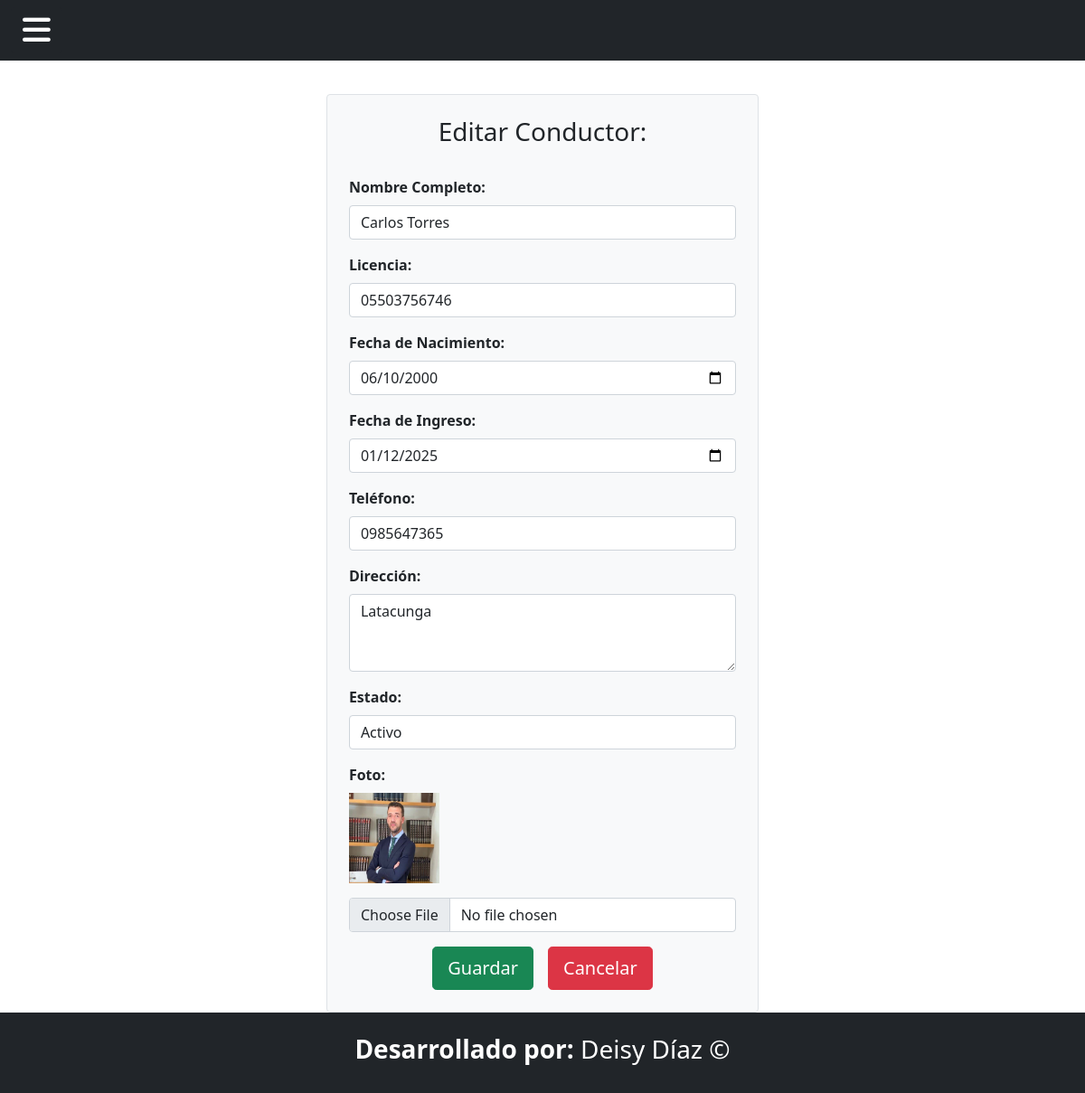
The app's page /Conductor/editar_conductor/1/ with its own data.
### Aplicaciones/Transportes/models.py (models this page shows, shortened)
class Conductor(models.Model):
    ESTADOS = [
        ('Activo', 'Activo'),
        ('Suspendido', 'Suspendido'),
        ('Retirado', 'Retirado'),
    ]
    id=models.AutoField(primary_key=True)
    nombre = models.CharField(max_length=100)
    licencia = models.CharField(max_length=50, unique=True)
    fecha_nacimiento = models.DateField()
    telefono = models.CharField(max_length=15, blank=True)
    direccion = models.CharField(max_length=255, blank=True)
    fecha_ingreso = models.DateField()
    estado = models.CharField(max_length=20, choices=ESTADOS, default='Activo')
    foto = models.ImageField(upload_to='conductores/', blank=True, null=True)

### Aplicaciones/Transportes/views.py (the view)
# urls.py: path('Conductor/editar_conductor/<int:conductor_id>/', views.editar_conductor, name='editar_conductor'),
def editar_conductor(request, conductor_id):
    conductor = get_object_or_404(Conductor, id=conductor_id)
    if request.method == "POST":
        return procesarEdicionConductor(request, conductor)
    return render(request, 'Conductor/editar_conductor.html', {'conductor': conductor})

### Aplicaciones/Transportes/context_processors.py (called while the page is built)
def rol_usuario(request):
    if request.user.is_authenticated and hasattr(request.user, 'perfilusuario'):
        return {'rol_usuario': request.user.perfilusuario.rol}
    return {'rol_usuario': None}

### Aplicaciones/Transportes/templates/Conductor/editar_conductor.html (shortened to what this page needs)
{% extends "plantilla.html" %}
{% block contenido %}
<div class="container mt-5" style="max-width: 90%;">
    <div class="row justify-content-center">
        <div class="col-md-6">
            <form action="{% url 'editar_conductor' conductor.id %}" method="post" enctype="multipart/form-data" class="p-4 border rounded bg-light">
                <h3 class="text-center">Editar Conductor:</h3>
                <br>
                <div class="mb-3">
                    <label for="txt_nombre" class="form-label"><b>Nombre Completo:</b></label>
                    <input type="text" class="form-control" name="txt_nombre" id="txt_nombre" value="{{ conductor.nombre }}" placeholder="Ingrese el nombre completo">
                </div>
                <div class="mb-3">
                    <label for="txt_licencia" class="form-label"><b>Licencia:</b></label>
                    <input type="text" class="form-control" name="txt_licencia" id="txt_licencia" value="{{ conductor.licencia }}" placeholder="Ingrese la licencia">
                </div>
                <div class="mb-3">
                    <label for="txt_fecha_nacimiento" class="form-label"><b>Fecha de Nacimiento:</b></label>
                    <input type="date" class="form-control" name="txt_fecha_nacimiento" id="txt_fecha_nacimiento" value="{{ conductor.fecha_nacimiento|date:'Y-m-d' }}">
                </div>
                <div class="mb-3">
                    <label for="txt_fecha_ingreso" class="form-label"><b>Fecha de Ingreso:</b></label>
                    <input type="date" class="form-control" name="txt_fecha_ingreso" id="txt_fecha_ingreso" value="{{ conductor.fecha_ingreso|date:'Y-m-d' }}">
                </div>
                <div class="mb-3">
                    <label for="txt_telefono" class="form-label"><b>Teléfono:</b></label>
                    <input type="text" class="form-control" name="txt_telefono" id="txt_telefono" value="{{ conductor.telefono }}" placeholder="Ingrese el número de teléfono">
                </div>
                <div class="mb-3">
                    <label for="txt_direccion" class="form-label"><b>Dirección:</b></label>
                    <textarea class="form-control" name="txt_direccion" id="txt_direccion" rows="3" placeholder="Ingrese la dirección">{{ conductor.direccion }}</textarea>
                </div>
                <div class="mb-3">
                    <label for="txt_estado" class="form-label"><b>Estado:</b></label>
                    <select class="form-control" name="txt_estado" id="txt_estado">
                        <option value="Activo" {% if conductor.estado == 'Activo' %}selected{% endif %}>Activo</option>
                    </select>
                </div>
                <div class="mb-3">
                    <label for="txt_foto" class="form-label"><b>Foto:</b></label>
                    {% if conductor.foto %}
                        <div>
                            <img src="{{ conductor.foto.url }}" alt="Foto del conductor" width="100" height="100" class="mb-3">
                        </div>
                    {% endif %}
                    <input type="file" class="form-control" name="txt_foto" id="txt_foto" accept="image/*">
                </div>
                <div class="d-flex justify-content-center">
                    <button type="submit" class="btn btn-success btn-lg mx-2">Guardar</button>
                    <a href="{% url 'listado_conductor' %}" class="btn btn-danger btn-lg mx-2">Cancelar</a>
                </div>
            </form>
        </div>
    </div>
</div>
{% endblock %}

### Aplicaciones/Transportes/templates/plantilla.html (style rules this page uses)
body { padding-top: 56px; }

### records on screen
Conductor: txt_nombre "Carlos Torres", txt_licencia "05503756746", txt_fecha_nacimiento "06/10/2000", txt_fecha_ingreso "01/12/2025", txt_telefono "0985647365", txt_direccion "Latacunga", txt_estado "Activo", foto (picture)
